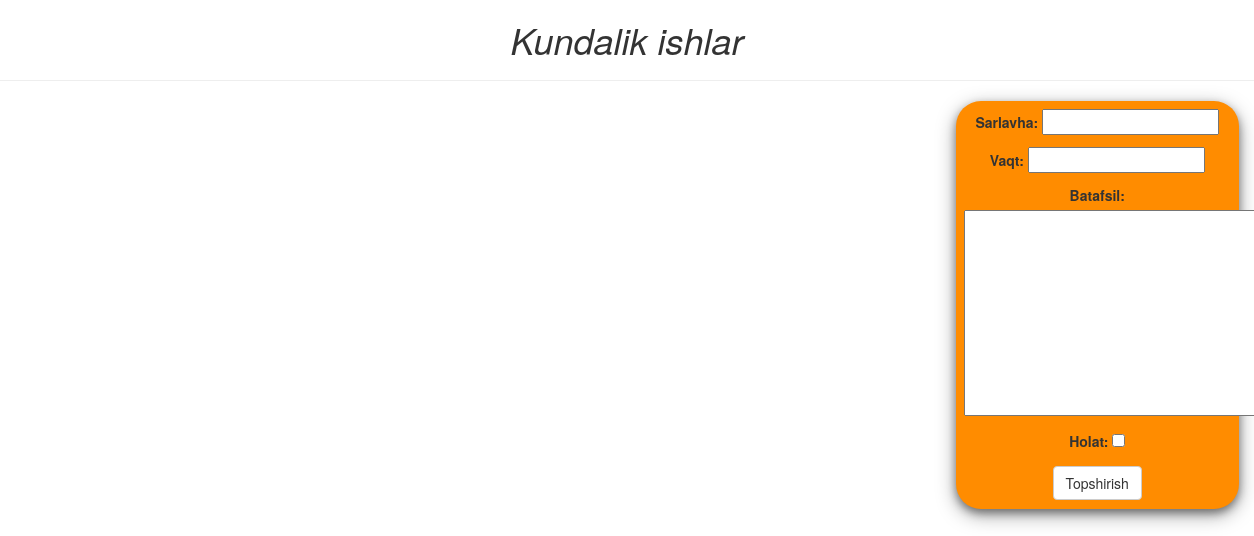
The app's page /, older data.
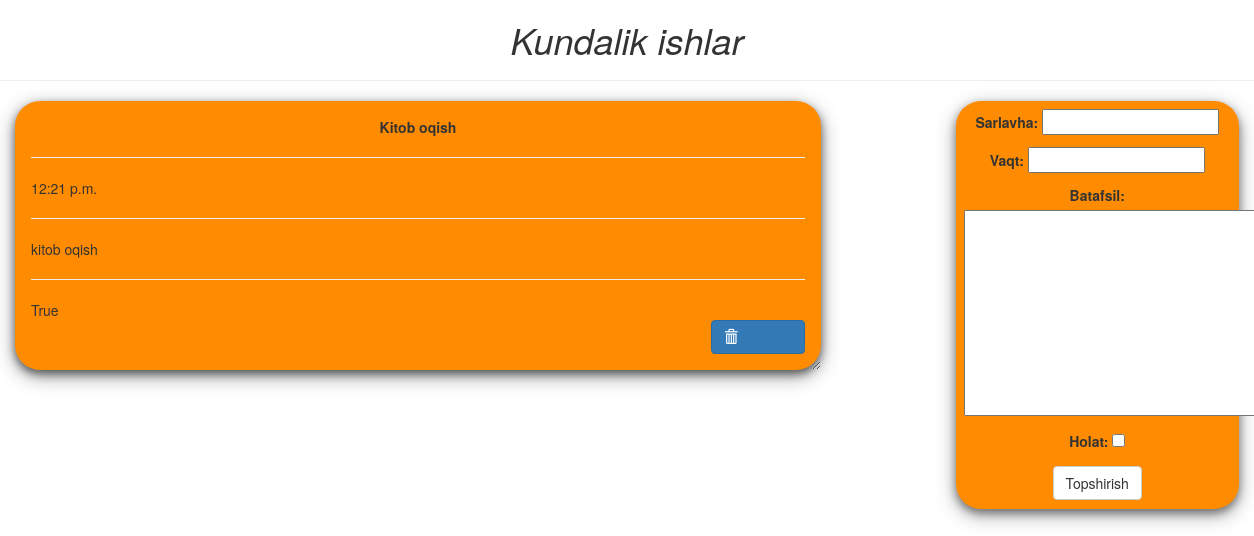
The same page, newer data.
### asosiy/models.py (models this page shows, shortened)
class Reja(models.Model):
    sarlavha = models.CharField(max_length=60)
    vaqt = models.TimeField()
    batafsil = models.TextField()
    holat = models.BooleanField()

### asosiy/views.py (the view)
# urls.py: path('', reja),
def reja(request):
    if request.method == 'POST':
        form = RejaForm(request.POST)
        if form.is_valid():
            form.save()
            return redirect('/')
    data = {
        'reja': Reja.objects.all(),
        'forma':RejaForm
    }
    return render(request, 'todo (2).html', data)

### templates/todo (2).html (shortened to what this page needs)
<!DOCTYPE html>
<html lang="en" dir="ltr">
<head>
  <link rel="stylesheet" href="https://maxcdn.bootstrapcdn.com/bootstrap/3.3.7/css/bootstrap.min.css">
</head>
<body  class="container-fluid">
  <center class="row">
    <h1><i>Kundalik ishlar</i></h1>
    <hr />
  </center>
  <div class="row">
    <div class="col-md-8">
      {% for i in reja %}
      <div class="card">
        <center><b>{{i.sarlavha}}</b></center>
        <hr/>
        {{i.vaqt}}
        <hr/>
        {{i.batafsil}}
        <hr/>
        {{i.holat}}
        <br />
        <button class="btn btn-primary" style="float: right;"><span class="glyphicon glyphicon-trash"></span><a href="/reja/{{i.id}}/">O'chirish</a></button>
      </div>
      {% endfor %}
    </div>
    <div class="col-md-1"> </div>
    <div class="col-md-3" >
      <div  class="submit_form">
      <form  method="post" >{% csrf_token %}
        {{forma.as_p}}
        <center>
        <button type="submit" class="btn btn-default">Topshirish</button>
      </center>
      </form>
    </div>
  </div>
</div>
</body>
</html>

### templates/todo (2).html (style rules this page uses)
.card { box-shadow: 0 4px 8px 0 rgba(0,0,0,0.5), 0 6px 20px 0 rgba(0,0,0,0.39); background: DarkOrange; margin-bottom : 5%; border-radius: 25px; padding : 2%; overflow: auto; resize: both; text-overflow: ellipsis; }
.submit_form { text-align: center; padding: 3%; background: DarkOrange; border-radius: 25px; box-shadow: 0 4px 8px 0 rgba(0,0,0,0.4), 0 6px 20px 0 rgba(0,0,0,0.36); }

Row changes from the older to the newer data that the page shows:
added Reja: sarlavha "Kitob oqish", vaqt "12:21 p.m.", batafsil "kitob oqish", holat "True"
